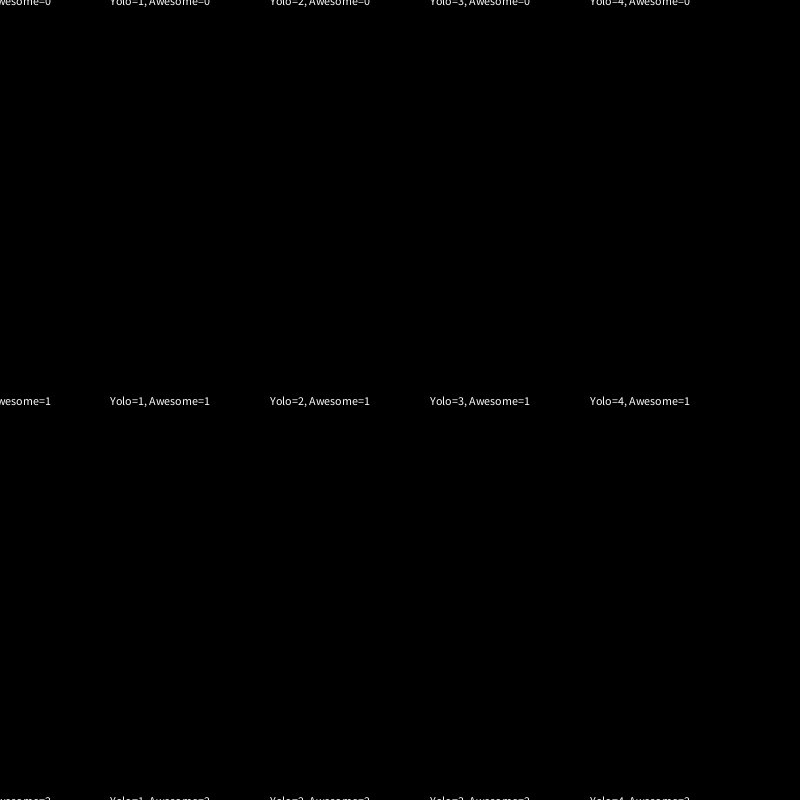
Frame 1 (no input)
Frame 60 (the mouse pressed at the canvas centre just before this capture): identical to frame 1, image omitted
Frame 120 (the mouse held since frame 60 and released just before this capture): identical to frame 1, image omitted

The Processing sketch that drew this single still picture (run headless with seeded random() and noise(); from frame 60 on, the mouse is pressed at the canvas centre):

// Processing sketch: oct112018_2d_array_part1
// ── oct112018_2d_array_part1.pde
// Code 1 FA_18
// Bryan Ma

// 2d arrays part 1

// this code uses a 2d array to hold strings showing the value of the i and j values
//  in the nested loop used to count through the arrays. the draw loop prints those
//  strings directly to the canvas with the text() function. use this as a guide to 
//  visually understand what's happening as we loop through the 2d array.

// experiment with changing the size of the 2d array and displaying different values
//  in the draw loop, then move on to the next sketch.

int gridW = 5;
int gridH = 5;

String[][] my2dArray = new String[gridW][gridH];

void setup() {
  size(800, 800);
  textAlign(CENTER, CENTER);
  noFill();
  stroke(255);
  for (int i = 0; i < gridW; i++) {
    for (int j = 0; j < gridH; j++) {
      my2dArray[i][j] = "Yolo=" + i + ", Awesome=" + j;
    }
  }
}

void draw() {
  background(0);
  for (int i = 0; i < gridW; i++) {
    for (int j = 0; j < gridH; j++) {
      text(my2dArray[i][j], i * width/5, j * height/2);
    }
  }
}
